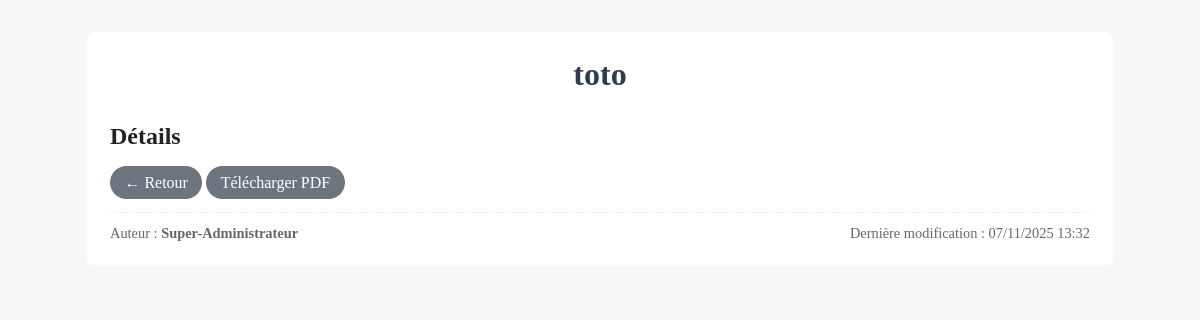
Screenshot of /fiche.php?id=1 with the database file from the repository.
### tables this page shows
CREATE TABLE "personnages" (
            ID_fiche INTEGER PRIMARY KEY,
            Nom TEXT,
            Metier TEXT,
            Engagements TEXT,
            Details TEXT,
            Sources TEXT,
            Donnees_genealogiques TEXT,
            Iconographie TEXT,
            Photo TEXT,
            Documents TEXT
        , est_en_ligne INTEGER NOT NULL DEFAULT 0, auteur TEXT DEFAULT NULL, valideur TEXT DEFAULT NULL, derniere_modif DATETIME);

### config/config.php (called while the page is built, shortened)
<?php
if (!function_exists('loadSiteConfig')) {
    function loadSiteConfig(PDO $pdo = null): array
    {
        $defaults = [
            'site_title' => 'Personnages Historiques',
            'site_subtitle' => '',
            'association_name' => '',
            'association_address' => '',
            'primary_color' => '#2c3e50',
            'secondary_color' => '#6c757d',
            'background_color' => '#ffffff',
            'logo_path' => null,
            'background_image' => null,
        ];
        try {
            $stmt = $pdo->query("SELECT * FROM configuration LIMIT 1");
            $row = $stmt->fetch(PDO::FETCH_ASSOC);
            if (!$row) {
                return $defaults;
            }
            $config = $defaults;
            return $config;
        } catch (Exception $e) {
            error_log("loadSiteConfig error: " . $e->getMessage());
            return $defaults;
        }
    }
}
?>

### www/fiche.php (the view, shortened to what this page needs)
<?php
require_once __DIR__ . '/config.php';
$databasePath = $localConfig['database_path'] ?? (__DIR__ . '/../data/portraits.sqlite');
try {
    $pdo = new PDO("sqlite:$databasePath");
    $pdo->setAttribute(PDO::ATTR_ERRMODE, PDO::ERRMODE_EXCEPTION);
    $config = loadSiteConfig($pdo);
    $id = isset($_GET['id']) ? (int)$_GET['id'] : 0;
    $stmt = $pdo->prepare("SELECT * FROM personnages WHERE ID_fiche = ?");
    $stmt->execute([$id]);
    $fiche = $stmt->fetch(PDO::FETCH_ASSOC);
} catch (Exception $e) {
    $error = $e->getMessage();
    $fiche = null;
}
$auteur = trim((string)($fiche['auteur'] ?? ''));
$derniere_modif = trim((string)($fiche['derniere_modif'] ?? ''));
$formattedDate = $derniere_modif ? date('d/m/Y H:i', strtotime($derniere_modif)) : null;
$hasPhoto = false;
?>
<!DOCTYPE html>
<html lang="fr">
<head>
</head>
<body>
    <div class="container <?= $hasPhoto ? '' : 'no-photo' ?>">
        <?php if (!empty($error)): ?>
            <div style="padding:1rem;background:#fdecea;color:#721c24;border-radius:8px;">
                <?= htmlspecialchars($error) ?>
            </div>
        <?php elseif ($fiche): ?>
            <div class="header">
                <div class="main-info">
                    <h1 style="margin:0;color:<?= htmlspecialchars($config['primary_color'] ?? '#2c3e50') ?>"><?= htmlspecialchars($fiche['Nom']) ?></h1>
                </div>
            </div>
            <section style="margin-top:1rem">
                <h2>Détails</h2>
            </section>
            <p style="margin-top:1.5rem">
                <a class="btn" href="index.php">← Retour</a>
                <a class="btn" href="genpdf/generer_pdf.php?id=<?= (int)$fiche['ID_fiche'] ?>" target="_blank">Télécharger PDF</a>
            </p>
            <div class="metadata" aria-hidden="false">
                <div class="left">
                    <?php if (!empty($auteur)): ?>Auteur : <strong><?= htmlspecialchars($auteur) ?></strong><?php endif; ?>
                </div>
                <div class="right">
                    <?php if (!empty($formattedDate)): ?>Dernière modification : <?= htmlspecialchars($formattedDate) ?><?php endif; ?>
                </div>
            </div>
        <?php endif; ?>
    </div>
</body>
</html>

### rows the page displays
personnages: Nom "toto", auteur "Super-Administrateur", derniere_modif "07/11/2025 13:32"
